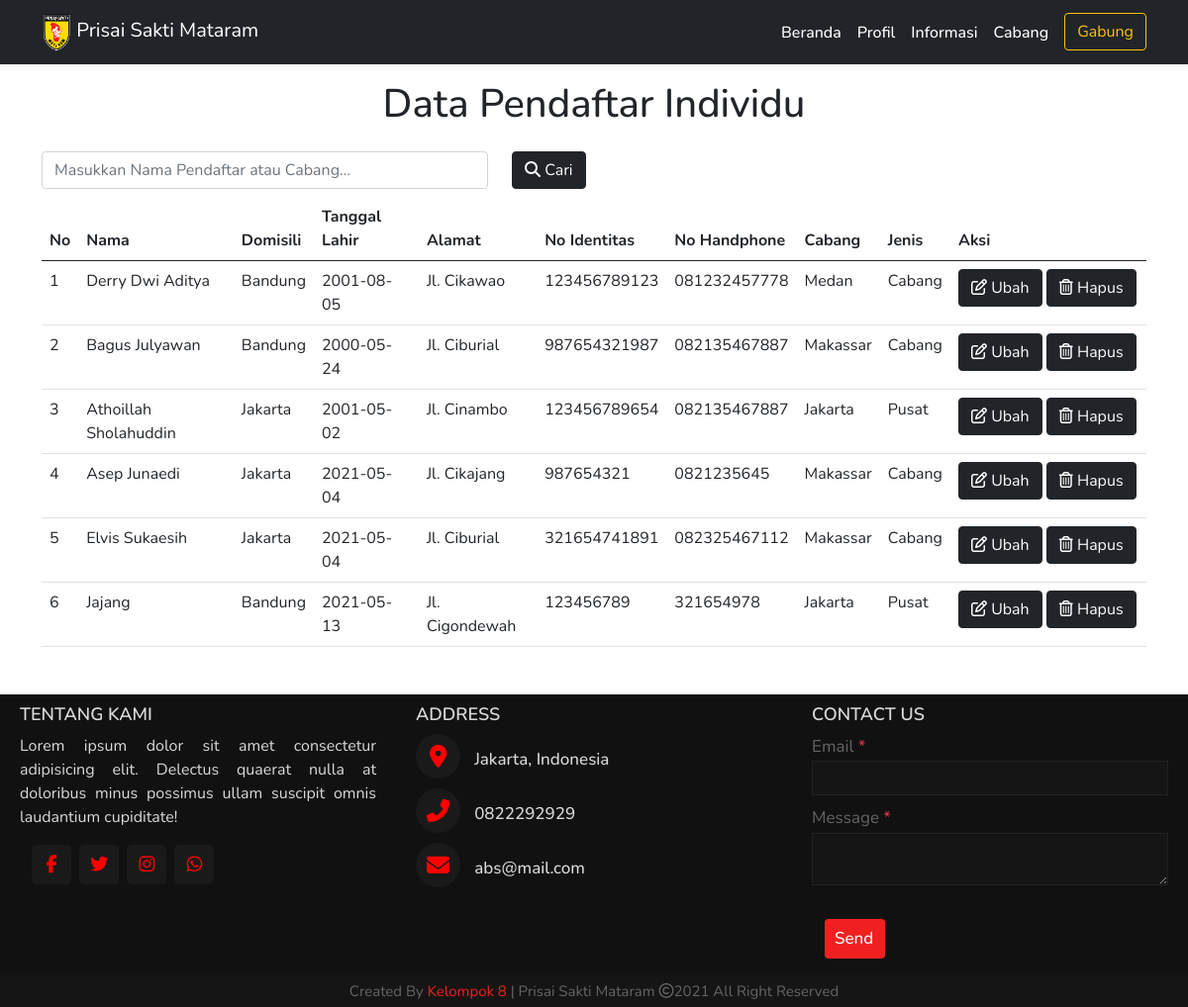
The page /data_pendaftar_individu.php (signed in) on the database its author committed.
### tables this page shows
CREATE TABLE `daftar_individu` (
  `id` int(9) NOT NULL,
  `nama` varchar(50) NOT NULL,
  `domisili` varchar(100) NOT NULL,
  `tanggal_lahir` date NOT NULL,
  `alamat` varchar(100) NOT NULL,
  `no_ktp` varchar(25) NOT NULL,
  `no_telp` varchar(50) NOT NULL,
  `cabang` varchar(50) NOT NULL
);

### functions.php (called while the page is built, shortened)
<?php
  $namaServer = "localhost";
  $user = "root";
  $password = "";
  $database = "psm";
  $koneksi = mysqli_connect($namaServer, $user, $password, $database) or die ("Koneksi Gagal");
  function query($query) {
    global $koneksi;
    $result = mysqli_query($koneksi, $query);
    $rows = [];
    while($row = mysqli_fetch_assoc($result)) {
      $rows[] = $row;
    }
    return $rows;
  }
?>

### data_pendaftar_individu.php (the view, shortened to what this page needs)
<?php
$pendaftar_individu = query("SELECT *, jenis_cabang(cabang) as 'jenis_cabang' FROM daftar_individu");
?>
<!DOCTYPE html>
<html lang="en">
<head>
  <link href="https://cdn.jsdelivr.net/npm/bootstrap@5.0.0-beta2/dist/css/bootstrap.min.css" rel="stylesheet" />
  <link rel="stylesheet" href="style.css" />
  <link href="https://repo.rachmat.id/jquery-ui-1.12.1/jquery-ui.css" rel="stylesheet">
</head>
<body>
  <nav class="navbar navbar-expand-lg navbar-dark bg-dark shadow-sm sticky-top">
    <div class="container">
      <a class="navbar-brand" href="index.php">
        <img src="img/Logo_PSM.png" alt="" width="30" height="39" />
        Prisai Sakti Mataram
      </a>
      <div class="collapse navbar-collapse" id="navbarNav">
        <ul class="navbar-nav ms-auto">
          <li class="nav-item">
            <a class="nav-link active" aria-current="page" href="index.php">Beranda</a>
          </li>
          <li class="nav-item">
            <a class="nav-link active" aria-current="page" href="profil.php">Profil</a>
          </li>
          <li class="nav-item">
            <a class="nav-link active" aria-current="page" href="informasi.php">Informasi</a>
          </li>
          <li class="nav-item">
            <a class="nav-link active" aria-current="page" href="cabang_locator.php">Cabang</a>
          </li>
          <li class="nav-item ps-2">
            <a href="index.php#gabung"><button class="btn btn-outline-warning" type="submit">Gabung</button></a>
          </li>
        </ul>
      </div>
    </div>
  </nav>
  <h1 class="text-center my-3">Data Pendaftar Individu</h1>
  <section class="container">
    <form action="" method="POST">
      <div class="row justify-content-start">
        <div class="col-5 my-2">
          <input class="form-control" type="search" placeholder="Masukkan Nama Pendaftar atau Cabang..." aria-label="Cari" name="keyword" autocomplete="off">
        </div>
        <div class="col-3 my-2">
          <button class="btn btn-dark" type="submit" name="cari"><i class="fas fa-search"></i> Cari</button>
        </div>
      </div>
    </form>
    <?php if (!empty($pendaftar_individu)) : ?>
      <table class="table table-hover mb-5">
        <thead>
          <tr>
            <th scope="col">No</th>
            <th scope="col">Nama</th>
            <th scope="col">Domisili</th>
            <th scope="col">Tanggal Lahir</th>
            <th scope="col">Alamat</th>
            <th scope="col">No Identitas</th>
            <th scope="col">No Handphone</th>
            <th scope="col">Cabang</th>
            <th scope="col">Jenis</th>
            <th scope="col" style="width: 198px;">Aksi</th>
          </tr>
        </thead>
        <tbody>
          <?php $nomor = 1 ?>
          <?php foreach ($pendaftar_individu as $indvidu) : ?>
            <tr>
              <td><?= $nomor ?></td>
              <td><?= $indvidu['nama'] ?></td>
              <td><?= $indvidu['domisili'] ?></td>
              <td><?= $indvidu['tanggal_lahir'] ?></td>
              <td><?= $indvidu['alamat'] ?></td>
              <td><?= $indvidu['no_ktp'] ?></td>
              <td><?= $indvidu['no_telp'] ?></td>
              <td><?= $indvidu['cabang'] ?></td>
              <td><?= $indvidu['jenis_cabang'] ?></td>
              <td>
                <a href="ubah_data_pendaftar_individu.php?id=<?= $indvidu['id']; ?>"><button class="btn btn-dark" type="button"><i class="far fa-edit"></i> Ubah</button></a>
                <button class="btn btn-dark" type="button" data-bs-toggle="modal" data-bs-target="#exampleModal<?= $indvidu['id']; ?>"><i class="far fa-trash-alt"></i> Hapus</button>
              </td>
            </tr>
            <?php $nomor++ ?>
          <?php endforeach; ?>
        </tbody>
      </table>
    <?php else : ?>
      <div class="container mt-5 pt-5">
        <h4 class="text-center mt-5 pt-5">Data Tidak Ditemukan!</h4>
      </div>
    <?php endif; ?>
  </section>
  <footer>
    <div class="main-content">
      <div class="left box">
        <h2>Tentang Kami</h2>
        <div class="content">
          <p>Lorem ipsum dolor sit amet consectetur adipisicing elit. Delectus quaerat nulla at doloribus
            minus possimus
            ullam suscipit omnis laudantium cupiditate!</p>
          <div class="social">
            <a href="#"><span style="color: red;" class="fab fa-facebook-f"></span></a>
            <a href="#"><span style="color: red;" class="fab fa-twitter"></span></a>
            <a href="#"><span style="color: red;" class="fab fa-instagram"></span></a>
            <a href="#"><span style="color: red;" class="fab fa-whatsapp"></span></a>
          </div>
        </div>
      </div>
      <div class="center box">
        <h2>Address</h2>
        <div class="content">
          <div class="place">
            <span style="color: red;" class="fas fa-map-marker-alt"></span>
            <span class="text">Jakarta, Indonesia</span>
          </div>
          <div class="phone">
            <span style="color: red;" class="fas fa-phone-alt"></span>
            <span class="text">0822292929</span>
          </div>
          <div class="place">
            <span style="color: red;" class="fas fa-envelope"></span>
            <span class="text">abs@mail.com</span>
          </div>
        </div>
      </div>
      <div class="right box">
        <h2>Contact us </h2>
        <div class="content">
          <form action="#">
            <div class="email">
              <div class="text">Email <span class="text-danger">*</span></div>
              <input class="text-white" type="email" required>
            </div>
            <div class="msg">
              <div class="text">Message <span class="text-danger">*</span></div>
              <textarea class="text-white" rows="2" cols="25" required></textarea>
            </div>
            <div class="btn">
              <button class="btn btn-danger text-center" type="submit">Send</button>
            </div>
          </form>
        </div>
      </div>
    </div>
    <div class="bottom">
      <center>
        <span class="credit">Created By <a href="#">Kelompok 8</a> | Prisai Sakti Mataram</span>
        <span class="far fa-copyright"></span><span>2021 All Right Reserved</span>
      </center>
    </div>
  </footer>
</body>
</html>

### style.css (style rules this page uses)
* { box-sizing: border-box; margin: 0; padding: 0; }
body, html { font-family: 'Nunito', sans-serif; }
.navbar-brand { color: rgba(255, 255, 255, 0.7); }
.collapse a { text-decoration: none; color: rgba(255, 255, 255, 0.7); font-weight: 500; }
footer { position: relative; bottom: 0px; width: 100%; background: #111; color: #d9d9d9; }
.main-content { display: flex; }
.main-content .box { flex-basis: 50%; padding: 10px 20px; }
.box h2 { font-size: 1.125rem; font-weight: 600; text-transform: uppercase; }
.box .content { margin: 20 0 0 0; }
.left .content p { text-align: justify; }
.left .content .social { margin: 20x 0 0 0; padding-left: 10px; }
.left .content .social a { padding: 0px 2px; }
.left .content .social a span { height: 40px; width: 40px; background: #1a1a1a; line-height: 40px; text-align: center; font-size: 18px; border-radius: 5px; transition: 0.3s; }
.center .content .fas { font-size: 1.437rem; background: #1a1a1a; height: 45px; width: 45px; line-height: 45px; text-align: center; border-radius: 50%; transition: 0.3s; cursor: pointer; }
.center .content .text { font-size: 1.0625rem; font-weight: 500; padding-left: 10px; }
.center .content .phone { margin: 10px 0; }
.right form .text { font-size: 1.0625rem; margin-bottom: 2px; color: #656565; }
.right form .msg { margin-top: 10px; }
.right form input, .right form textarea { width: 100%; font-size: 1.0625rem; background: #151515; padding-left: 10px; border: 1px solid #222222; }
.right form input { height: 35px; }
.right form .btn { margin-top: 10px; }
.right form button { height: 40px; width: 100%; border: none; outline: none; background: #f12020; font-size: 1.0625rem; padding-left: 10px; font-weight: 500; cursor: pointer; transition: 0.3s; }
.bottom center { padding: 5px; font-size: 0.9375rem; background: #151515; }
.bottom center span { color: #656565; }
.bottom center a { color: #f12020; text-decoration: none; }

### rows shown on the page
daftar_individu: nama "Derry Dwi Aditya", domisili "Bandung", tanggal_lahir "2001-08-05", alamat "Jl. Cikawao", no_ktp "123456789123", no_telp "081232457778", cabang "Medan", jenis_cabang "Cabang"
daftar_individu: nama "Bagus Julyawan", domisili "Bandung", tanggal_lahir "2000-05-24", alamat "Jl. Ciburial", no_ktp "987654321987", no_telp "082135467887", cabang "Makassar", jenis_cabang "Cabang"
daftar_individu: nama "Athoillah Sholahuddin", domisili "Jakarta", tanggal_lahir "2001-05-02", alamat "Jl. Cinambo", no_ktp "123456789654", no_telp "082135467887", cabang "Jakarta", jenis_cabang "Pusat"
daftar_individu: nama "Asep Junaedi", domisili "Jakarta", tanggal_lahir "2021-05-04", alamat "Jl. Cikajang", no_ktp "987654321", no_telp "0821235645", cabang "Makassar", jenis_cabang "Cabang"
daftar_individu: nama "Elvis Sukaesih", domisili "Jakarta", tanggal_lahir "2021-05-04", alamat "Jl. Ciburial", no_ktp "321654741891", no_telp "082325467112", cabang "Makassar", jenis_cabang "Cabang"
daftar_individu: nama "Jajang", domisili "Bandung", tanggal_lahir "2021-05-13", alamat "Jl. Cigondewah", no_ktp "123456789", no_telp "321654978", cabang "Jakarta", jenis_cabang "Pusat"
